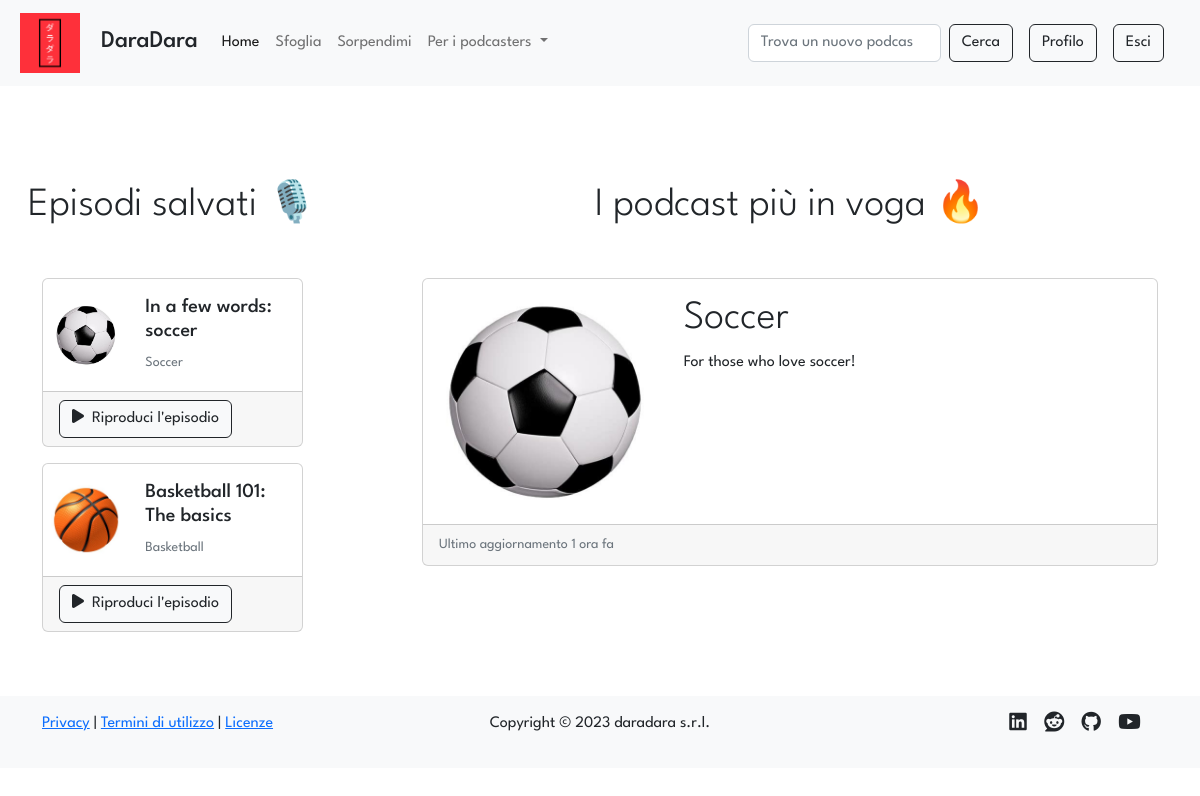
The page / (signed in) on the database its author committed.
### tables this page shows
CREATE TABLE "episodes" (
	"id"	INTEGER NOT NULL UNIQUE,
	"title"	TEXT NOT NULL,
	"description"	TEXT NOT NULL,
	"audio"	TEXT NOT NULL,
	"timestamp"	TEXT NOT NULL,
	"id_podcast"	INTEGER NOT NULL,
	FOREIGN KEY("id_podcast") REFERENCES "podcasts"("id"),
	PRIMARY KEY("id" AUTOINCREMENT)
);

CREATE TABLE "podcasts" (
	"id"	INTEGER NOT NULL UNIQUE,
	"title"	TEXT NOT NULL UNIQUE,
	"desc"	TEXT NOT NULL,
	"img"	TEXT NOT NULL,
	"id_user"	INTEGER NOT NULL,
	"category"	TEXT,
	PRIMARY KEY("id" AUTOINCREMENT),
	FOREIGN KEY("id_user") REFERENCES "users"("id")
);

### app.py (the view)
@app.route('/')
def index():
    saves= []
    if current_user.is_authenticated: # type: ignore
        saves = dao.get_saves_join_episodes_podcasts(current_user.id) # type: ignore
    onfire = add_days_ago(dao.get_podcasts_onfire(number_of_podcasts=3))
    session['previous_url'] = request.url
    return render_template('index.html', saves=saves, onfire=onfire)

### app.py (called while the page is built)
@login_manager.user_loader
def load_user(user_id):
    return User(dao.get_user(user_id))

### data/dao.py (called while the page is built)
def get_saves_join_episodes_podcasts(id_user):
    conn, cursor = connect()
    saves = []
    try:
        sql = 'SELECT podcasts.id AS "id", episodes.id AS "ep_id", episodes.title AS "title", episodes.description "desc", podcasts.img AS "img", podcasts.title AS "podcast_title" FROM saves, episodes, podcasts WHERE saves.id_ep = episodes.id AND episodes.id_podcast = podcasts.id AND saves.id_user = ? ORDER BY saves.timestamp DESC'
        cursor.execute(sql, (id_user,))
        saves = cursor.fetchall()
    except Exception as e:
        print(e)
    close(conn, cursor)
    return saves

def get_user(id):
    conn, cursor = connect()
    user = None
    try:
        sql = 'SELECT * FROM users WHERE id = ?'
        cursor.execute(sql, (id,))
        user = cursor.fetchone()
    except Exception as e:
        print(e)
    close(conn, cursor)
    return user

def get_podcasts_onfire(number_of_podcasts=5):
    conn, cursor = connect()
    podcasts = []
    try:
        sql = 'SELECT podcasts.id, COUNT(follows.id_user) AS "n_follows", last_update, last_updates.timestamp, podcasts.title, podcasts.desc, podcasts.img FROM podcasts, follows, (SELECT podcasts.id AS "id_podcast_lu", MAX(timestamp) AS "last_update", MAX(timestamp) AS "timestamp" FROM podcasts, episodes WHERE podcasts.id = episodes.id_podcast GROUP BY podcasts.id) AS "last_updates"WHERE podcasts.id = follows.id_podcast AND last_updates.id_podcast_lu = podcasts.id GROUP BY podcasts.id ORDER BY n_follows DESC'
        cursor.execute(sql)
        podcasts = cursor.fetchmany(size=number_of_podcasts)
    except Exception as e:
        print(e)
    close(conn, cursor)
    return podcasts

def connect():
    conn = sqlite3.connect(PATH)
    conn.row_factory = sqlite3.Row
    cursor = conn.cursor()
    return conn, cursor

def close(conn, cursor):
    cursor.close()
    conn.close()

### utils/utils.py (called while the page is built)
def to_dict(row: sqlite3.Row) -> dict:
    data = dict(row) # Convert the sqlite3.Row object to a dictionary
    data = {key: data[key] for key in row.keys()} # Make the keys of the dictionary mutable
    return data

### templates/index.html (shortened to what this page needs)
{% extends 'layout.html' %}
{% block homeActive %}active{% endblock %}
{% block content %}
<div class="row">
    <aside class="col-12 col-lg-3">
        <h2 class="row text-nowrap d-flex justify-content-center display-6 my-4 my-lg-5">Episodi salvati 🎙️</h2>
        {% if current_user.is_authenticated %}
            {% if saves|length %}
                {% for save in saves[:4] %}
                <article class="row card mb-3 mx-2 mx-lg-0">
                    <div class="row g-0">
                        <div class="col-2 col-lg-4 d-flex justify-content-around align-items-center">
                            <a title="Link all'episodio" href="{{url_for('episode', id_pod=save.id, id_ep=save.ep_id)}}">
                            <img class="card-img-left img-fluid d-block mx-auto p-1 p-lg-2" src="{{url_for('static', filename='uploads/images/covers/{0}{1}'.format(save.id, save.img))}}" alt="Immagine podcast {{save.podcast_title}}">
                            </a>
                        </div>
                        <section class="col-10 col-lg-8">
                            <div class="card-body">
                                <h5 class="card-title"><a title="Link all'episodio" href="{{url_for('episode', id_pod=save.id, id_ep=save.ep_id)}}">{{ save.title }}</a></h5>
                                <p class="card-text"><small class="text-muted"><a title="Link al podcast" href="{{url_for('podcast', id=save.id)}}">{{save.podcast_title}}</a></small></p>
                            </div>
                        </section>
                        <div class="card-footer d-flex justify-content-center justify-content-lg-start">
                            <a title="Link all'audio dell'episodio" href="{{url_for('episode', id_pod=save.id, id_ep=save.ep_id)}}#player" class="btn btn-light btn-outline-dark"><i class="fa-solid fa-play me-2"></i>Riproduci l'episodio</a>
                        </div>
                    </div>
                </article>
                {% endfor %}
            {% endif %}
        {% endif %}
    </aside>
    <main class="col-12 col-lg offset-lg-1">
        <h2 class="row d-flex justify-content-center display-6 my-4 my-lg-5">I podcast più in voga 🔥</h2>
        {% for podcast in onfire %}
        <article class="row card mb-3 mx-2 mx-lg-0">
            <div class="row g-0">
                <a href="{{url_for('podcast', id=podcast.id)}}" class="col-2 col-lg-4 d-flex justify-content-around align-items-center">
                    <img class="card-img-left img-fluid d-block mx-auto p-1 p-lg-2" src="{{url_for('static', filename='uploads/images/covers/{0}{1}'.format(podcast.id, podcast.img))}}" alt="Immagine podcast {{podcast.title}}">
                </a>
                <section class="col-10 col-lg-8">
                    <div class="card-body">
                        <p class="card-title display-6"><a href="{{url_for('podcast', id=podcast.id)}}">{{podcast.title}}</a></p>
                        <p class="card-text">{{podcast.desc}}</p>
                    </div>
                </section>
                <div class="card-footer">
                {% if podcast.last_update %}
                    <p class="card-text"><small class="text-muted">Ultimo aggiornamento <time datetime="{{podcast.timestamp}}">{{podcast.last_update}}</time></small></p>
                {% else %}
                    <p class="card-text"><small class="text-muted">Nessun episodio pubblicato</small></p>
                {% endif %}
                </div>
            </div>
        </article>
        {% endfor %}
    </main>
</div>
{% endblock %}

### static/stylesheets/layout.css (style rules this page uses)
* { font-family: 'League Spartan', sans-serif; }
img { min-width: 10px; min-height: 10px; max-width: 800px; max-height: 800px; }
a:not(.stock-a, .vanilla-a, .nav-link) { color: inherit; text-decoration: none; }

### rows shown on the page
episodes: img (picture), title "In a few words: soccer", podcast_title "Soccer"
episodes: img (picture), title "Basketball 101: The basics", podcast_title "Basketball"
podcasts: id+img (picture), title "Soccer", desc "For those who love soccer!", last_update "1 ora fa"
